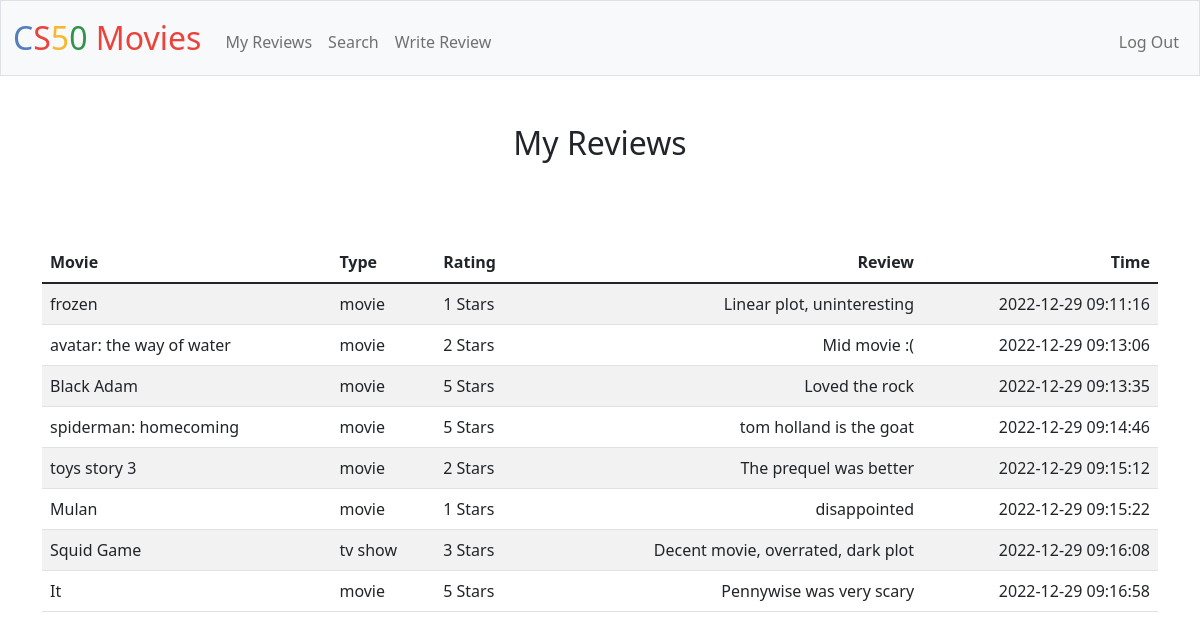
/ (signed in), run on the app's committed database.
### tables this page shows
CREATE TABLE movies (id INTEGER PRIMARY KEY AUTOINCREMENT NOT NULL, title TEXT NOT NULL,            type TEXT NOT NULL, ratings INTEGER NOT NULL, avg_rating REAL NOT NULL);

CREATE TABLE reviews (id INTEGER PRIMARY KEY AUTOINCREMENT NOT NULL, user_id NUMERIC NOT NULL,            movie_id NUMERIC NOT NULL, rating INTEGER NOT NULL, review TEXT NOT NULL, time TEXT NOT NULL,            FOREIGN KEY (user_id) REFERENCES users(id), FOREIGN KEY (movie_id) REFERENCES movies(id));

### app.py (the view)
@app.route("/")
@login_required
def index():
    return reviews()

### app.py (called while the page is built)
@app.after_request
def after_request(response):
    response.headers["Cache-Control"] = "no-cache, no-store, must-revalidate"
    response.headers["Expires"] = 0
    response.headers["Pragma"] = "no-cache"
    return response

@app.route("/reviews")
@login_required
def reviews():
    id_to_movie = dict()
    rows = db.execute("SELECT * FROM reviews WHERE user_id=?", session["user_id"])
    movie_rows = db.execute("SELECT * FROM movies")
    for i in range(len(movie_rows)):
        id_to_movie[movie_rows[i]["id"]] = [movie_rows[i]["title"], movie_rows[i]["type"]]
    return render_template("reviews.html", rows=rows, dict=id_to_movie)

### helpers.py (called while the page is built)
def login_required(f):
    @wraps(f)
    def decorated_function(*args, **kwargs):
        if session.get("user_id") is None:
            return redirect("/login")
        return f(*args, **kwargs)
    return decorated_function

### templates/reviews.html (shortened to what this page needs)
{% extends "layout.html" %}
{% block main %}
    <h2>My Reviews</h2>
    <br>
    <main class="container py-5 text-center">
        {% if not rows %}
            <h3>No Reviews Yet</h3>
        {% else %}
            <table class="table table-striped">
                <thead>
                    <tr>
                        <th class="text-start">Movie</th>
                        <th class="text-start">Type</th>
                        <th class="text-start">Rating</th>
                        <th class="text-end">Review</th>
                        <th class="text-end">Time</th>
                    </tr>
                </thead>
                <tbody>
                    {% for row in rows %}
                    <tr>
                        <td class="text-start">{{ dict[row["movie_id"]][0] }}</td>
                        <td class="text-start">{{ dict[row["movie_id"]][1] }}</td>
                        <td class="text-start">{{ row["rating"] }} Stars</td>
                        <td class="text-end">{{ row["review"] }}</td>
                        <td class="text-end">{{ row["time"] }}</td>
                    </tr>
                    {% endfor %}
                </tbody>
            </table>
        {% endif %}
    </main>
{% endblock %}

### templates/layout.html (shortened to what this page needs)
<!DOCTYPE html>
<html lang="en">
    <head>
        <link href="https://cdn.jsdelivr.net/npm/bootstrap@5.1.3/dist/css/bootstrap.min.css" rel="stylesheet">
        <link href="/static/styles.css" rel="stylesheet">
    </head>
    <body>
        <nav class="bg-light border navbar navbar-expand-md navbar-light">
            <div class="container-fluid">
                <a class="navbar-brand" href="/"><span class="blue">C</span><span class="red">S</span><span class="yellow">5</span><span class="green">0</span> <span class="red">Movies</span></a>
                <div class="collapse navbar-collapse" id="navbar">
                    {% if session["user_id"] %}
                        <ul class="navbar-nav me-auto mt-2">
                            <li class="nav-item"><a class="nav-link" href="/reviews">My Reviews</a></li>
                            <li class="nav-item"><a class="nav-link" href="/search">Search</a></li>
                            <li class="nav-item"><a class="nav-link" href="/write">Write Review</a></li>
                        </ul>
                        <ul class="navbar-nav ms-auto mt-2">
                            <li class="nav-item"><a class="nav-link" href="/logout">Log Out</a></li>
                        </ul>
                    {% else %}
                        <ul class="navbar-nav ms-auto mt-2">
                            <li class="nav-item"><a class="nav-link" href="/register">Register</a></li>
                            <li class="nav-item"><a class="nav-link" href="/login">Log In</a></li>
                        </ul>
                    {% endif %}
                </div>
            </div>
        </nav>
        <main class="container-fluid py-5 text-center">
            {% block main %}{% endblock %}
        </main>
    </body>
</html>

### static/styles.css (style rules this page uses)
nav .navbar-brand { font-size: xx-large; }
nav .navbar-brand .blue { color: #537fbe; }
nav .navbar-brand .red { color: #ea433b; }
nav .navbar-brand .yellow { color: #f5b82e; }
nav .navbar-brand .green { color: #2e944b; }

### data on the page
reviews: rating "1", review "Linear plot, uninteresting", time "2022-12-29 09:11:16"
movies: title "frozen", type "movie"
reviews: rating "2", review "Mid movie :(", time "2022-12-29 09:13:06"
movies: title "avatar: the way of water", type "movie"
reviews: rating "5", review "Loved the rock", time "2022-12-29 09:13:35"
movies: title "Black Adam", type "movie"
reviews: rating "5", review "tom holland is the goat", time "2022-12-29 09:14:46"
movies: title "spiderman: homecoming", type "movie"
reviews: rating "2", review "The prequel was better", time "2022-12-29 09:15:12"
movies: title "toys story 3", type "movie"
reviews: rating "1", review "disappointed", time "2022-12-29 09:15:22"
movies: title "Mulan", type "movie"
reviews: rating "3", review "Decent movie, overrated, dark plot", time "2022-12-29 09:16:08"
movies: title "Squid Game", type "tv show"
reviews: rating "5", review "Pennywise was very scary", time "2022-12-29 09:16:58"
movies: title "It", type "movie"
